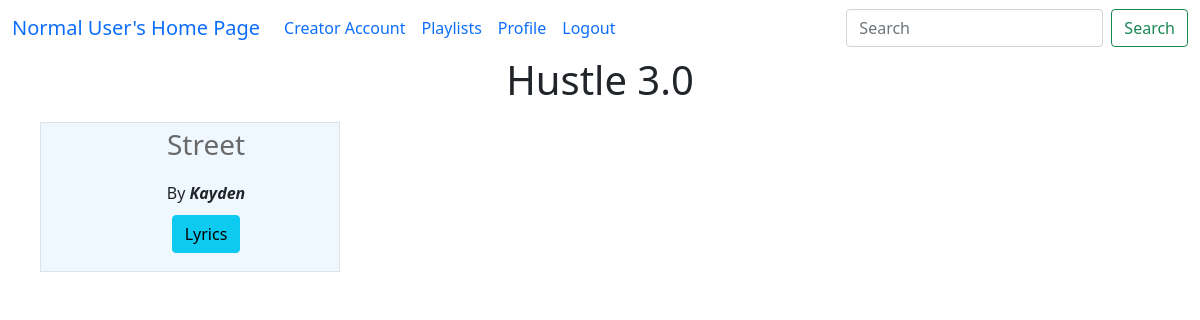
Screenshot of /album_songs/2/1 with the database file from the repository.
### model1.py (models this page shows, shortened)
class Album(db.Model):
    album_id = db.Column(db.Integer, primary_key=True)
    album_name = db.Column(db.String(100), nullable=False)
    album_genre = db.Column(db.String(50))
    album_artist = db.Column(db.String(100))
    creator_id = db.Column(db.Integer, db.ForeignKey("user.user_id"))
    album_thumbnail = db.Column(db.String(255))
    album_flag = db.Column(db.Boolean,default=False)    #need to add this
    songs = db.relationship("Song", backref="albums",cascade="all, delete")
    creator = db.relationship("User", backref="albums")

class Song(db.Model):
    song_id = db.Column(db.Integer, primary_key=True)
    song_name = db.Column(db.String(100), nullable=False)
    song_artist = db.Column(db.String(100))
    song_language = db.Column(db.String(30))
    song_genre = db.Column(db.String(50))
    song_lyrics = db.Column(db.Text())   # variable string size
    song_duration = db.Column(db.Integer)  # in seconds
    release_date = db.Column(db.String(20))
    creator_id = db.Column(db.Integer, db.ForeignKey("user.user_id"), nullable=False)
    album_id = db.Column(db.Integer, db.ForeignKey("album.album_id") ,default=None)
    song_path = db.Column(db.String(255),default=None)
    song_thumbnail = db.Column(db.String(255),default=None)
    song_play_count = db.Column(db.Integer, default=0)
    song_flag = db.Column(db.Boolean,default=False)
    song_avg_rating = db.Column(db.Float(), default=0) # included later during devlopement
    creator = db.relationship("User", backref="songs")

### app.py (the view)
@app.route("/album_songs/<int:u_id>/<int:a_id>", methods=["GET", "POST"])
def album_songs(a_id, u_id):
    user = User.query.get(u_id)
    songs = Song.query.filter(Song.song_flag==False , Song.album_id==a_id).all()
    album = Album.query.get(a_id)
    return render_template(
        "album_songs.html", songs=songs, album=album, user=user
    )

### app.py (called while the page is built)
@app.context_processor
def search_processor():
    return {'searched': request.form.get("searched")}

### templates/album_songs.html (shortened to what this page needs)
<!doctype html>
<html lang="en">
<head>
    <link href="https://cdn.jsdelivr.net/npm/bootstrap@5.0.2/dist/css/bootstrap.min.css" rel="stylesheet"
>
</head>
<body>
    {% extends "general_user_navbar.html" %}
    {% block content %}
    <div class="container-fluid">
        <div class="container-fluid ">
            <h1 style="text-align: center;"><label for="songs">{{album.album_name}}</label></h1>
                {% if songs|length == 0 %}
                <h2>No Songs Available</h2>
                {% else %}
                <div class=" songs container text-center " id="songs">
                <div class="row row-cols-4">
                    {% for song in songs %}
                    <div id="song" class="col  border border-primary-subtle" style="text-transform: capitalize; ">
                        <ul type="none">
                            <li>
                                <p class="fs-3" ><a href="/play_song/{{user.user_id}}/{{song.song_id}}" style="text-decoration: none; color:dimgrey;" onmouseover="this.style.color='black'" onmouseout="this.style.color='dimgrey'" >{{song.song_name}}</a></p>
                            </li>
                            <li>by <b><i>{{song.song_artist}}</i></b></li>
                            <li style="margin: 10px;"><a class="btn btn btn-info"
                                    href="/user_song_lyrics/{{user.user_id}}/{{song.song_id}}" type="button">Lyrics</a></li>
                        </ul>
                    </div>
                    {% endfor %}
                </div>
                {% endif %}
            </div>
        </div>
    </div>
    {% endblock %}

### templates/album_songs.html (style rules this page uses)
.container-fluid { text-transform: capitalize; }
#song { width: 300px; height: 150px; margin: 10px; padding: auto; text-align: center; background-color: aliceblue; }

### rows the page displays
Album: album_name "Hustle 3.0"
Song: song_name "Street", song_artist "Kayden"
